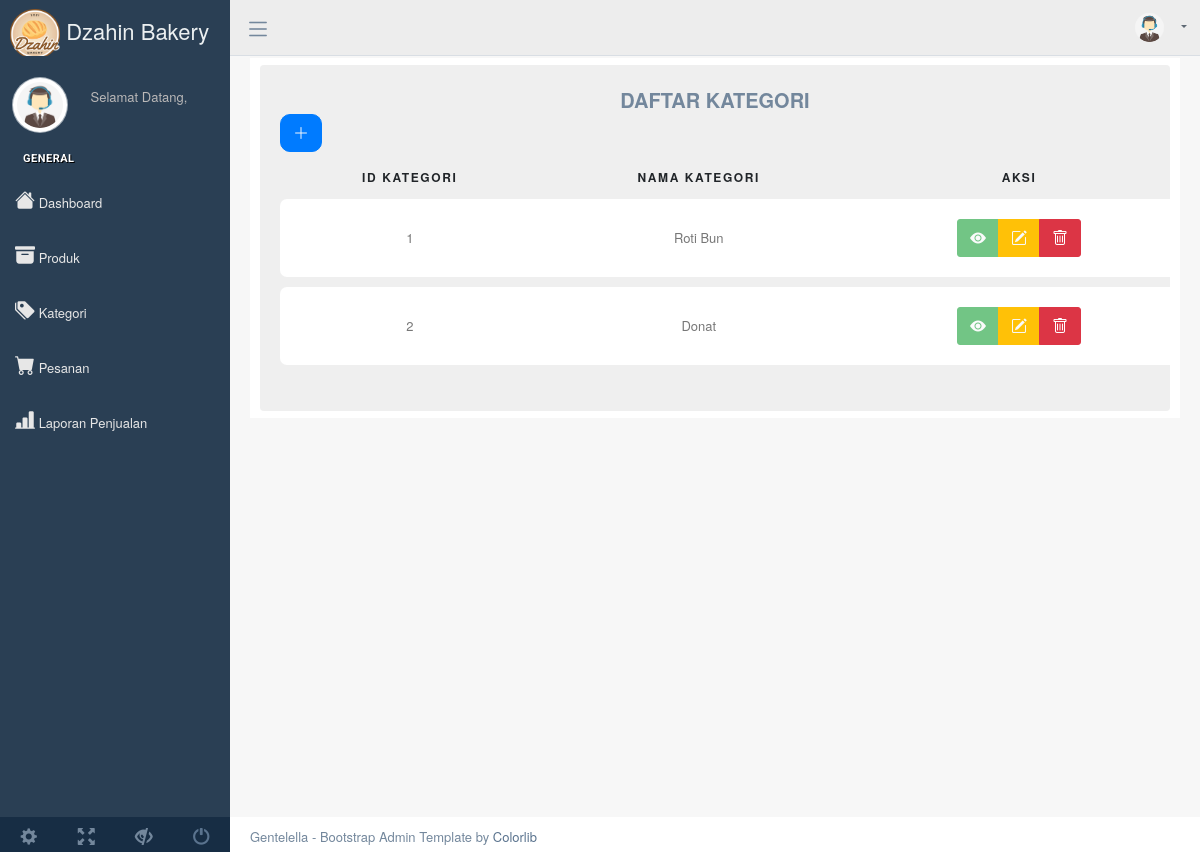
The app's page /index.php/admin/kategori, older data.
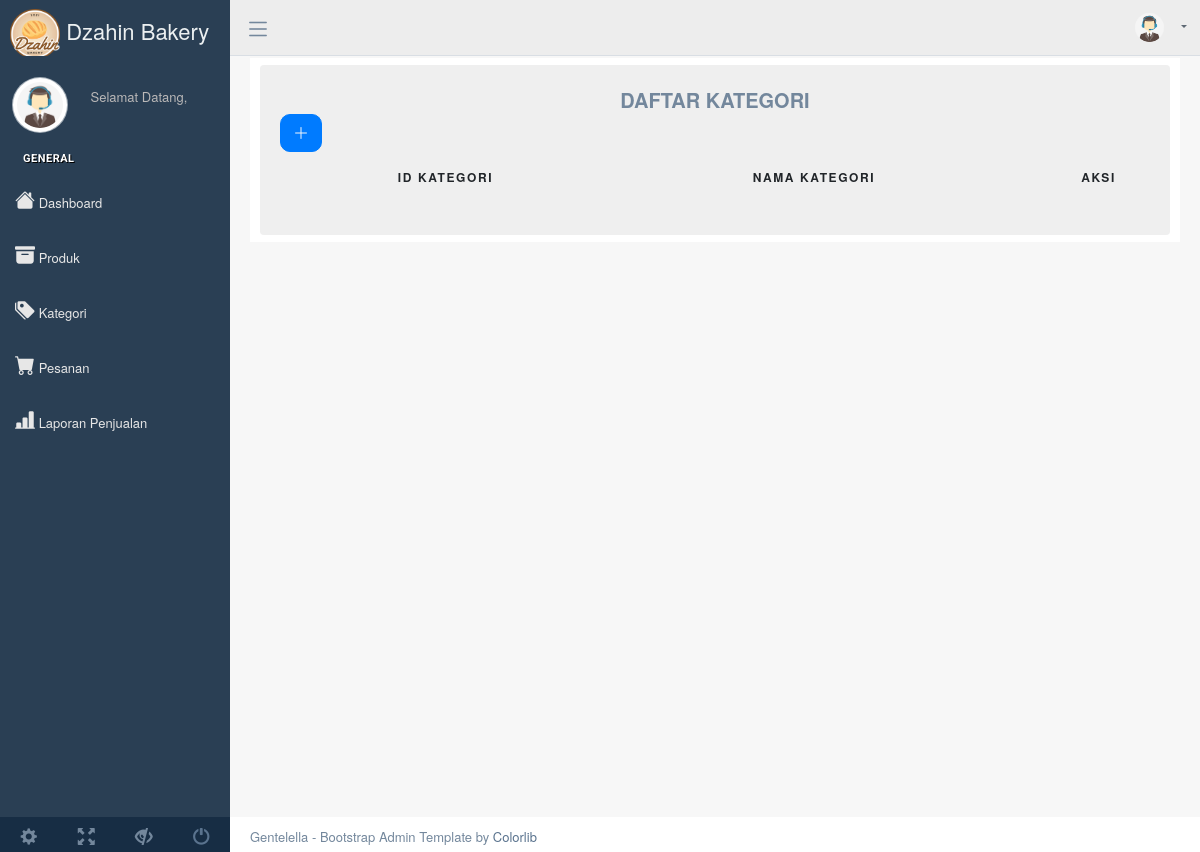
The same page, newer data.
### tables this page shows
CREATE TABLE `tbl_kategori` (
  `idKategori` int(11) NOT NULL,
  `namaKategori` varchar(30) NOT NULL
);

### application/controllers/Admin.php (called while the page is built, shortened)
<?php
class Admin extends CI_Controller
{
  public function __construct()
  {
    $this->load->library('form_validation');
    $this->load->model('Madmin');
    $this->load->model('M_pesanan_masuk');
    $this->load->model('M_penjualan');
  }
    public function kategori()
      {
          $data['produk'] = $this->Madmin->tampilJoinKategori()->result();
          $data['kategori'] = $this->Madmin->get_all_data('tbl_kategori')->result();
          $this->load->view('admin/sidebar');
          $this->load->view('admin/menu');
          $this->load->view('admin/kategori', $data);
          $this->load->view('admin/footer');
      }
}

### index.php (called while the page is built, shortened)
<?php
require_once BASEPATH.'core/CodeIgniter.php';

### application/models/Madmin.php (called while the page is built, shortened)
<?php
class Madmin extends CI_Model
{
  public function get_all_data($tabel)
  {
    $q = $this->db->get($tabel);
    return $q;
  }
  public function tampilJoinKategori(){
    $this->db->select('*');
		$this->db->from('tbl_produk');
		$this->db->join('tbl_kategori', 'tbl_produk.idKategori = tbl_kategori.idKategori', 'left');
		$this->db->where('tbl_produk.idKategori');
		return $this->db->get();
	}
}

### application/views/admin/kategori.php (the view, shortened to what this page needs)
<div class="right_col" role="main">
    <div class="row mt-5">
        <div class="col-md-12 col-sm-12">
            <div class="dashboard_graph">
                <div class="row justify-content-center">
                    <div class="col-md-12">
                        <div class="row justify-content-center">
                            <div class="col-md-12">
                                <div class="table-responsive custom-table-responsive">
                                  <table class="table custom-table text-center">
                                      <thead>
                                      <nav class="text-center" aria-label=" breadcrumb">
                                        <a class="breadcrumb-item" aria-current="page" style="font-size:20px;"><b>DAFTAR KATEGORI</b></a>
                                      </nav>
                                      <tr>
                                        <a type="button" class="btn btn-primary text-light" style="border-radius: 10px;" title="Tambah Produk" data-toggle="modal"  data-target="#tambahkategori" >
                                          <i class="bi bi-plus-lg"></i>
                                        </a>
                                        <th scope="col" class="align-middle">id Kategori</th>
                                        <th scope="col" class="align-middle">Nama Kategori</th>
                                        <th scope="col" class="align-middle">Aksi</th>
                                      </tr>
                                      </thead>
                                      <tbody>
                                      <tr scope="row">
                                          <?php foreach ($kategori as $val) { ?>
                                          <td class="align-middle">
                                          <?php echo $val->idKategori; ?>
                                          </td>
                                          <td class="align-middle">
                                          <?php echo $val->namaKategori; ?>
                                          </td>
                                          <td class="align-middle">
                                            <div class="btn-group">
                                              <button  type="button" class="btn btn-success text-light" title="Lihat Detail Produk" data-toggle="modal"  data-target="#daftarproduk<?php echo $val->idKategori ?>" disabled>
                                                <i class="bi bi-eye-fill"></i>
                                              </button>
                                              <a type="button" class="btn btn-warning text-light" title="Edit Produk" data-toggle="modal"  data-target="#editkategori<?php echo $val->idKategori ?>">
                                                <i class="bi bi-pencil-square"></i>
                                              </a>
                                              <a type="button" class="btn btn-danger" title="Delete Produk" class="btn-danger" href="<?php echo site_url('admin/delete_kategori/' . $val->idKategori); ?>" onclick="return confirm('Yakin Akan Hapus Data Ini?')">
                                                <i class="bi bi-trash"></i>
                                              </a>
                                            </div>
                                          </td>
                                      </tr>
                                      <tr class="spacer"><td colspan="100"></td></tr>
                                      <?php } ?>
                                      </tbody>
                                  </table>
                                </div>
                            </div>
                        </div>
                    </div>
                </div>
            </div>
        </div>
    </div>
</div>

Row changes from the older to the newer data that the page shows:
removed tbl_kategori: idKategori "1", namaKategori "Roti Bun"
removed tbl_kategori: idKategori "2", namaKategori "Donat"
